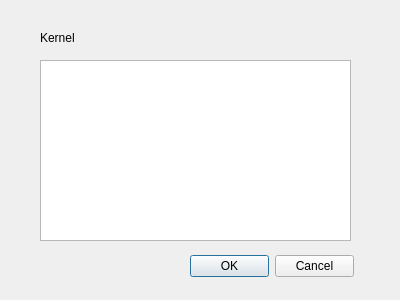
<?xml version="1.0" encoding="UTF-8"?>
<ui version="4.0">
 <class>SpacialFilterCernelInput</class>
 <widget class="QDialog" name="SpacialFilterCernelInput">
  <property name="geometry">
   <rect>
    <x>0</x>
    <y>0</y>
    <width>400</width>
    <height>300</height>
   </rect>
  </property>
  <property name="windowTitle">
   <string>Dialog</string>
  </property>
  <widget class="QDialogButtonBox" name="buttonBox">
   <property name="geometry">
    <rect>
     <x>190</x>
     <y>250</y>
     <width>164</width>
     <height>32</height>
    </rect>
   </property>
   <property name="orientation">
    <enum>Qt::Horizontal</enum>
   </property>
   <property name="standardButtons">
    <set>QDialogButtonBox::Cancel|QDialogButtonBox::Ok</set>
   </property>
  </widget>
  <widget class="QLabel" name="label">
   <property name="geometry">
    <rect>
     <x>40</x>
     <y>30</y>
     <width>39</width>
     <height>16</height>
    </rect>
   </property>
   <property name="text">
    <string>Kernel</string>
   </property>
  </widget>
  <widget class="QTextEdit" name="kernelEdit">
   <property name="geometry">
    <rect>
     <x>40</x>
     <y>60</y>
     <width>311</width>
     <height>181</height>
    </rect>
   </property>
  </widget>
 </widget>
 <resources/>
 <connections>
  <connection>
   <sender>buttonBox</sender>
   <signal>accepted()</signal>
   <receiver>SpacialFilterCernelInput</receiver>
   <slot>accept()</slot>
   <hints>
    <hint type="sourcelabel">
     <x>248</x>
     <y>254</y>
    </hint>
    <hint type="destinationlabel">
     <x>157</x>
     <y>274</y>
    </hint>
   </hints>
  </connection>
  <connection>
   <sender>buttonBox</sender>
   <signal>rejected()</signal>
   <receiver>SpacialFilterCernelInput</receiver>
   <slot>reject()</slot>
   <hints>
    <hint type="sourcelabel">
     <x>316</x>
     <y>260</y>
    </hint>
    <hint type="destinationlabel">
     <x>286</x>
     <y>274</y>
    </hint>
   </hints>
  </connection>
 </connections>
</ui>
